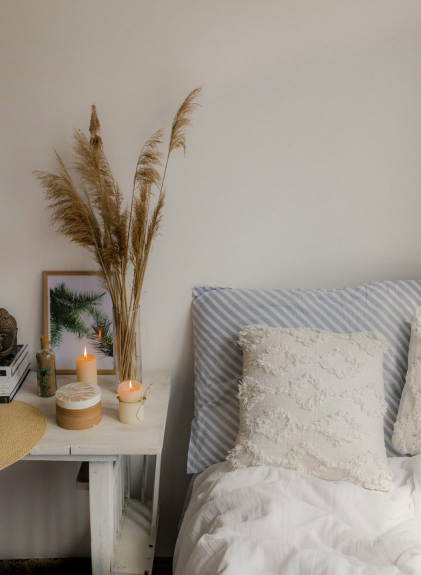
#> input picture fotos/apoyo-sofia/habitacion-pampas-velas.jpg, 842 x 1150 px, given as the content of the folder ../fotos/apoyo-sofia/habitacion-pampas-velas.jpg, which was not available (shown at 1/2 size)
$ python hoja.py ../fotos/apoyo-sofia/habitacion-pampas-velas.jpg out.png
#> lines starting #> are read from the running program, lines starting #| are printed output that depends on the picture
"""Hoja de contacto de un carrusel: python3 herramientas/hoja.py carpeta_slides salida.jpg"""
import sys, glob
from PIL import Image
fs = sorted(glob.glob(sys.argv[1].rstrip('/') + '/*.jpg')); W = 360
cols = 3; rows = (len(fs) + cols - 1) // cols
s = Image.new('RGB', (cols * W, rows * W), 'white')
#> s: PIL image 1080x360 RGB; every value is 255
for i, f in enumerate(fs):
    im = Image.open(f); im.thumbnail((W, W)); s.paste(im, ((i % cols) * W, (i // cols) * W))
#> further down, im is the input picture: PIL image 842x1150 RGB; mean R, G, B 158, 149.9, 139.7
#> after `im.thumbnail((W, W))`:
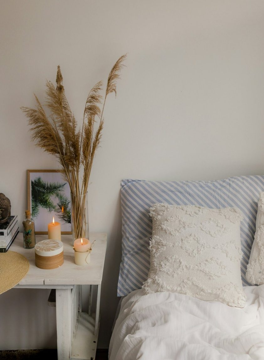
#> im: PIL image 264x360 RGB; mean R, G, B 158, 149.9, 139.7
#> after `s.paste(im, (i % cols * W, i // cols * W))`:
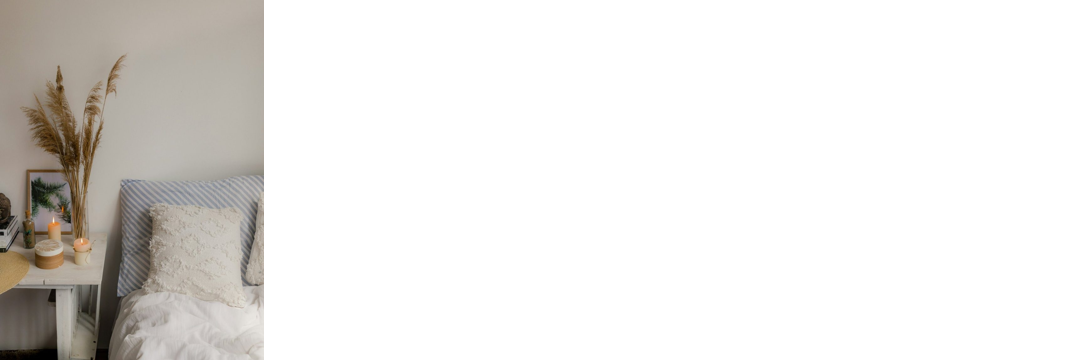
#> s: PIL image 1080x360 RGB; mean R, G, B 231.3, 229.3, 226.8
s.save(sys.argv[2], quality=88); print('hoja:', sys.argv[2])
#| hoja: out.png

$ run again, on fotos/apoyo-sofia/libreta-abierta-cama.jpg
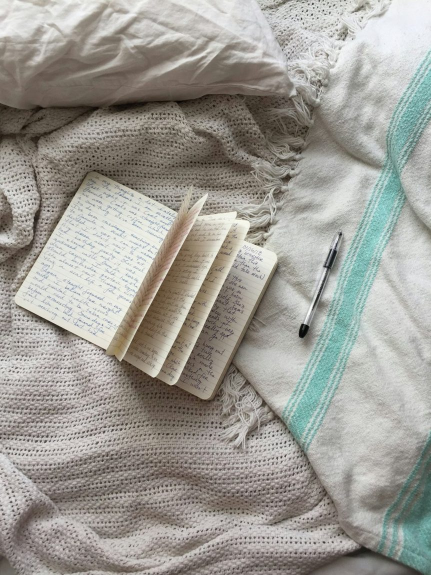
#> input picture fotos/apoyo-sofia/libreta-abierta-cama.jpg, 862 x 1150 px, given as the content of the folder ../fotos/apoyo-sofia/libreta-abierta-cama.jpg, which was not available (shown at 1/2 size)
#> im is the input picture: PIL image 862x1150 RGB; mean R, G, B 158.7, 156.9, 150.5
#> `im.thumbnail((W, W))`:
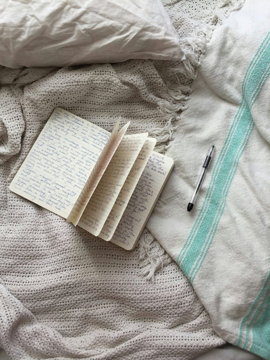
#> im: PIL image 270x360 RGB; mean R, G, B 158.7, 156.9, 150.5
#> `s.paste(im, (i % cols * W, i // cols * W))`:
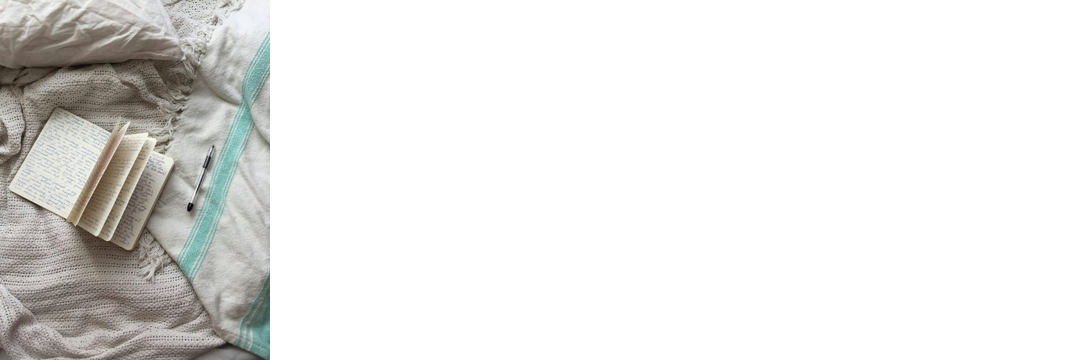
#> s: PIL image 1080x360 RGB; mean R, G, B 230.9, 230.5, 228.9
#| hoja: out.png
